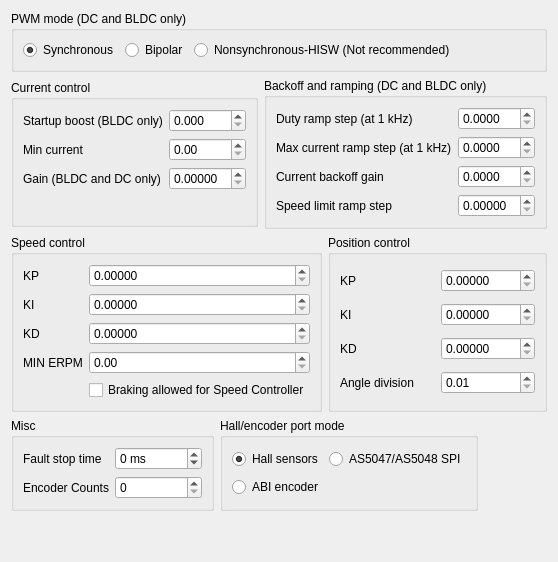
            <widget class="QWidget" name="tab_14">
             <attribute name="title">
              <string>Advanced</string>
             </attribute>
             <layout class="QVBoxLayout" name="verticalLayout_27">
              <item>
               <widget class="QGroupBox" name="groupBox_13">
                <property name="title">
                 <string>PWM mode (DC and BLDC only)</string>
                </property>
                <layout class="QHBoxLayout" name="horizontalLayout_44">
                 <item>
                  <widget class="QRadioButton" name="mcconfPwmModeSyncButton">
                   <property name="text">
                    <string>Synchronous</string>
                   </property>
                   <property name="checked">
                    <bool>true</bool>
                   </property>
                  </widget>
                 </item>
                 <item>
                  <widget class="QRadioButton" name="mcconfPwmModeBipolarButton">
                   <property name="text">
                    <string>Bipolar</string>
                   </property>
                  </widget>
                 </item>
                 <item>
                  <widget class="QRadioButton" name="mcconfPwmModeNonsyncHiswButton">
                   <property name="text">
                    <string>Nonsynchronous-HISW (Not recommended)</string>
                   </property>
                  </widget>
                 </item>
                 <item>
                  <spacer name="horizontalSpacer_21">
                   <property name="orientation">
                    <enum>Qt::Horizontal</enum>
                   </property>
                   <property name="sizeHint" stdset="0">
                    <size>
                     <width>40</width>
                     <height>20</height>
                    </size>
                   </property>
                  </spacer>
                 </item>
                </layout>
               </widget>
              </item>
              <item>
               <layout class="QHBoxLayout" name="horizontalLayout_23">
                <item>
                 <widget class="QGroupBox" name="groupBox_14">
                  <property name="sizePolicy">
                   <sizepolicy hsizetype="Preferred" vsizetype="Fixed">
                    <horstretch>0</horstretch>
                    <verstretch>0</verstretch>
                   </sizepolicy>
                  </property>
                  <property name="title">
                   <string>Current control</string>
                  </property>
                  <layout class="QGridLayout" name="gridLayout_14">
                   <item row="0" column="0">
                    <widget class="QLabel" name="label_34">
                     <property name="toolTip">
                      <string>&lt;html&gt;&lt;head/&gt;&lt;body&gt;&lt;p&gt;&lt;span style=&quot; font-weight:600;&quot;&gt;Startup boost (BLDC only)&lt;/span&gt; = gives you an extra push at very low speeds. If you are very heavy or you use small motors and the VESC has trouble at low speeds this might help. But raise it slowly by incremens of 0.01&lt;/p&gt;&lt;/body&gt;&lt;/html&gt;</string>
                     </property>
                     <property name="text">
                      <string>Startup boost (BLDC only)</string>
                     </property>
                    </widget>
                   </item>
                   <item row="0" column="1">
                    <widget class="QDoubleSpinBox" name="mcconfCcBoostBox">
                     <property name="decimals">
                      <number>3</number>
                     </property>
                     <property name="maximum">
                      <double>1.000000000000000</double>
                     </property>
                     <property name="singleStep">
                      <double>0.010000000000000</double>
                     </property>
                    </widget>
                   </item>
                   <item row="1" column="0">
                    <widget class="QLabel" name="label_35">
                     <property name="toolTip">
                      <string>&lt;html&gt;&lt;head/&gt;&lt;body&gt;&lt;p&gt;&lt;span style=&quot; font-weight:600;&quot;&gt;Min current&lt;/span&gt; = the minimum current the VESC will use, if the value is lower than this then the VESC will change to idle.&lt;/p&gt;&lt;/body&gt;&lt;/html&gt;</string>
                     </property>
                     <property name="text">
                      <string>Min current</string>
                     </property>
                    </widget>
                   </item>
                   <item row="1" column="1">
                    <widget class="QDoubleSpinBox" name="mcconfCcMinBox"/>
                   </item>
                   <item row="2" column="0">
                    <widget class="QLabel" name="label_36">
                     <property name="toolTip">
                      <string>&lt;html&gt;&lt;head/&gt;&lt;body&gt;&lt;p&gt;&lt;span style=&quot; font-weight:600;&quot;&gt;Gain (BLDC and DC only)&lt;/span&gt; = That is the maximum allowed gain of current with each calculation step. It increases or decreases the reaction time of the VESC to throttle changes. Higher value = faster power output change, lower value = slower power output change.&lt;br/&gt;&lt;br/&gt;Only change this if you know what you are doing. This is very sensitive.&lt;/p&gt;&lt;/body&gt;&lt;/html&gt;</string>
                     </property>
                     <property name="text">
                      <string>Gain (BLDC and DC only)</string>
                     </property>
                    </widget>
                   </item>
                   <item row="2" column="1">
                    <widget class="QDoubleSpinBox" name="mcconfCcGainBox">
                     <property name="decimals">
                      <number>5</number>
                     </property>
                     <property name="maximum">
                      <double>50.000000000000000</double>
                     </property>
                     <property name="singleStep">
                      <double>0.000100000000000</double>
                     </property>
                    </widget>
                   </item>
                   <item row="3" column="1">
                    <spacer name="verticalSpacer_16">
                     <property name="orientation">
                      <enum>Qt::Vertical</enum>
                     </property>
                     <property name="sizeType">
                      <enum>QSizePolicy::Preferred</enum>
                     </property>
                     <property name="sizeHint" stdset="0">
                      <size>
                       <width>20</width>
                       <height>25</height>
                      </size>
                     </property>
                    </spacer>
                   </item>
                  </layout>
                 </widget>
                </item>
                <item>
                 <widget class="QGroupBox" name="groupBox_37">
                  <property name="title">
                   <string>Backoff and ramping (DC and BLDC only)</string>
                  </property>
                  <property name="flat">
                   <bool>false</bool>
                  </property>
                  <property name="checkable">
                   <bool>false</bool>
                  </property>
                  <layout class="QGridLayout" name="gridLayout_37">
                   <item row="0" column="0">
                    <widget class="QLabel" name="label_3">
                     <property name="toolTip">
                      <string>&lt;html&gt;&lt;head/&gt;&lt;body&gt;&lt;p&gt;&lt;span style=&quot; font-weight:600;&quot;&gt;Duty ramp step (at 1kHz)&lt;/span&gt; = That is the maximum allowed gain of duty cycle with each calculation step (1000 steps per seconds). It increases or decreases the reaction time of the VESC to throttle changes. Higher value = faster power output change, lower value = slower power output change.&lt;br/&gt;&lt;br/&gt;Only change this if you know what you are doing. This is very sensitive.&lt;/p&gt;&lt;/body&gt;&lt;/html&gt;</string>
                     </property>
                     <property name="text">
                      <string>Duty ramp step (at 1 kHz)</string>
                     </property>
                    </widget>
                   </item>
                   <item row="0" column="1">
                    <widget class="QDoubleSpinBox" name="mcconfMDutyRampStepBox">
                     <property name="decimals">
                      <number>4</number>
                     </property>
                     <property name="singleStep">
                      <double>0.010000000000000</double>
                     </property>
                    </widget>
                   </item>
                   <item row="1" column="0">
                    <widget class="QLabel" name="label_69">
                     <property name="toolTip">
                      <string>&lt;html&gt;&lt;head/&gt;&lt;body&gt;&lt;p&gt;&lt;span style=&quot; font-weight:600;&quot;&gt;Max current ramp step (at 1 kHz) = &lt;/span&gt;limits the max ramp step that got caculated. No ramp step higher than this value is allowed for each step.&lt;/p&gt;&lt;/body&gt;&lt;/html&gt;</string>
                     </property>
                     <property name="text">
                      <string>Max current ramp step (at 1 kHz)</string>
                     </property>
                    </widget>
                   </item>
                   <item row="1" column="1">
                    <widget class="QDoubleSpinBox" name="mcconfCcMaxRampStepBox">
                     <property name="decimals">
                      <number>4</number>
                     </property>
                     <property name="maximum">
                      <double>50.000000000000000</double>
                     </property>
                     <property name="singleStep">
                      <double>0.010000000000000</double>
                     </property>
                    </widget>
                   </item>
                   <item row="2" column="0">
                    <widget class="QLabel" name="label_85">
                     <property name="toolTip">
                      <string>&lt;html&gt;&lt;head/&gt;&lt;body&gt;&lt;p&gt;&lt;span style=&quot; font-weight:600;&quot;&gt;Current backoff gain &lt;/span&gt;= when the VESC reaches limits this is the maximum allowed reduction gain per step that is allowed. Works like Gain but the other way to reduce the power when a limit is reached.&lt;/p&gt;&lt;/body&gt;&lt;/html&gt;</string>
                     </property>
                     <property name="text">
                      <string>Current backoff gain</string>
                     </property>
                    </widget>
                   </item>
                   <item row="2" column="1">
                    <widget class="QDoubleSpinBox" name="mcconfMCurrentBackoffGainBox">
                     <property name="decimals">
                      <number>4</number>
                     </property>
                     <property name="singleStep">
                      <double>0.010000000000000</double>
                     </property>
                    </widget>
                   </item>
                   <item row="3" column="0">
                    <widget class="QLabel" name="label_33">
                     <property name="toolTip">
                      <string>&lt;html&gt;&lt;head/&gt;&lt;body&gt;&lt;p&gt;&lt;span style=&quot; font-weight:600;&quot;&gt;Speed limit ramp step &lt;/span&gt;= maximum allowed reduction ramp step when the maximum allowed ERPM speed is reached.&lt;/p&gt;&lt;/body&gt;&lt;/html&gt;</string>
                     </property>
                     <property name="text">
                      <string>Speed limit ramp step</string>
                     </property>
                    </widget>
                   </item>
                   <item row="3" column="1">
                    <widget class="QDoubleSpinBox" name="mcconfMDutyRampStepSpeedLimBox">
                     <property name="decimals">
                      <number>5</number>
                     </property>
                     <property name="singleStep">
                      <double>0.000100000000000</double>
                     </property>
                    </widget>
                   </item>
                  </layout>
                 </widget>
                </item>
               </layout>
              </item>
              <item>
               <layout class="QHBoxLayout" name="horizontalLayout_39">
                <item>
                 <widget class="QGroupBox" name="groupBox_15">
                  <property name="sizePolicy">
                   <sizepolicy hsizetype="Preferred" vsizetype="Fixed">
                    <horstretch>0</horstretch>
                    <verstretch>0</verstretch>
                   </sizepolicy>
                  </property>
                  <property name="title">
                   <string>Speed control</string>
                  </property>
                  <layout class="QGridLayout" name="gridLayout_15">
                   <item row="0" column="0">
                    <widget class="QLabel" name="label_37">
                     <property name="toolTip">
                      <string>&lt;html&gt;&lt;head/&gt;&lt;body&gt;&lt;p&gt;Used to calculate the power output during speed control. Of you want to know more google &amp;quot;PID controller&amp;quot;&lt;/p&gt;&lt;/body&gt;&lt;/html&gt;</string>
                     </property>
                     <property name="text">
                      <string>KP</string>
                     </property>
                    </widget>
                   </item>
                   <item row="0" column="1">
                    <widget class="QDoubleSpinBox" name="mcconfSpidKpBox">
                     <property name="decimals">
                      <number>5</number>
                     </property>
                     <property name="singleStep">
                      <double>0.000100000000000</double>
                     </property>
                    </widget>
                   </item>
                   <item row="1" column="0">
                    <widget class="QLabel" name="label_38">
                     <property name="toolTip">
                      <string>&lt;html&gt;&lt;head/&gt;&lt;body&gt;&lt;p&gt;Used to calculate the power output during speed control. Of you want to know more google &amp;quot;PID controller&amp;quot;&lt;/p&gt;&lt;/body&gt;&lt;/html&gt;</string>
                     </property>
                     <property name="text">
                      <string>KI</string>
                     </property>
                    </widget>
                   </item>
                   <item row="1" column="1">
                    <widget class="QDoubleSpinBox" name="mcconfSpidKiBox">
                     <property name="decimals">
                      <number>5</number>
                     </property>
                     <property name="singleStep">
                      <double>0.000100000000000</double>
                     </property>
                    </widget>
                   </item>
                   <item row="2" column="0">
                    <widget class="QLabel" name="label_39">
                     <property name="toolTip">
                      <string>&lt;html&gt;&lt;head/&gt;&lt;body&gt;&lt;p&gt;Used to calculate the power output during speed control. Of you want to know more google &amp;quot;PID controller&amp;quot;&lt;/p&gt;&lt;/body&gt;&lt;/html&gt;</string>
                     </property>
                     <property name="text">
                      <string>KD</string>
                     </property>
                    </widget>
                   </item>
                   <item row="2" column="1">
                    <widget class="QDoubleSpinBox" name="mcconfSpidKdBox">
                     <property name="decimals">
                      <number>5</number>
                     </property>
                     <property name="singleStep">
                      <double>0.000100000000000</double>
                     </property>
                    </widget>
                   </item>
                   <item row="3" column="0">
                    <widget class="QLabel" name="label_40">
                     <property name="toolTip">
                      <string>&lt;html&gt;&lt;head/&gt;&lt;body&gt;&lt;p&gt;&lt;span style=&quot; font-weight:600;&quot;&gt;MIN ERPM&lt;/span&gt; = Speed control (cruise control) only works above this ERPM speed.&lt;/p&gt;&lt;/body&gt;&lt;/html&gt;</string>
                     </property>
                     <property name="text">
                      <string>MIN ERPM</string>
                     </property>
                    </widget>
                   </item>
                   <item row="3" column="1">
                    <widget class="QDoubleSpinBox" name="mcconfSpidMinRpmBox">
                     <property name="maximum">
                      <double>200000.000000000000000</double>
                     </property>
                     <property name="singleStep">
                      <double>100.000000000000000</double>
                     </property>
                    </widget>
                   </item>
                   <item row="4" column="1">
                    <widget class="QCheckBox" name="mcconfSpidBreakingEnabled">
                     <property name="toolTip">
                      <string>&lt;html&gt;&lt;head/&gt;&lt;body&gt;&lt;p&gt;&lt;span style=&quot; font-weight:600;&quot;&gt;Braking allowed&lt;/span&gt; = When enabled then the VESC will brake when the speed in cruise control is higher than allowed. When disabled the VESC simply stops the power output.&lt;br/&gt;If you like to use the cruise control to keep the same speed when you go downhill then you should enable braking.&lt;/p&gt;&lt;p&gt;If you like to carve and don't want that the VESC constantly brakes and accelerates while you carve you should disable it.&lt;/p&gt;&lt;p&gt;&lt;br/&gt;&lt;/p&gt;&lt;p&gt;Disabled is recommended.&lt;/p&gt;&lt;/body&gt;&lt;/html&gt;</string>
                     </property>
                     <property name="text">
                      <string>Braking allowed for Speed Controller</string>
                     </property>
                    </widget>
                   </item>
                  </layout>
                 </widget>
                </item>
                <item>
                 <widget class="QGroupBox" name="groupBox_30">
                  <property name="sizePolicy">
                   <sizepolicy hsizetype="Preferred" vsizetype="Preferred">
                    <horstretch>0</horstretch>
                    <verstretch>0</verstretch>
                   </sizepolicy>
                  </property>
                  <property name="title">
                   <string>Position control</string>
                  </property>
                  <layout class="QGridLayout" name="gridLayout_26">
                   <item row="0" column="0">
                    <widget class="QLabel" name="label_68">
                     <property name="toolTip">
                      <string>&lt;html&gt;&lt;head/&gt;&lt;body&gt;&lt;p&gt;Used to calculate the power output during position control. Of you want to know more google &amp;quot;PID controller&amp;quot;&lt;/p&gt;&lt;/body&gt;&lt;/html&gt;</string>
                     </property>
                     <property name="text">
                      <string>KP</string>
                     </property>
                    </widget>
                   </item>
                   <item row="1" column="1">
                    <widget class="QDoubleSpinBox" name="mcconfPpidKiBox">
                     <property name="decimals">
                      <number>5</number>
                     </property>
                     <property name="singleStep">
                      <double>0.000100000000000</double>
                     </property>
                    </widget>
                   </item>
                   <item row="1" column="0">
                    <widget class="QLabel" name="label_70">
                     <property name="toolTip">
                      <string>&lt;html&gt;&lt;head/&gt;&lt;body&gt;&lt;p&gt;Used to calculate the power output during speed control. Of you want to know more google &amp;quot;PID controller&amp;quot;&lt;/p&gt;&lt;/body&gt;&lt;/html&gt;</string>
                     </property>
                     <property name="text">
                      <string>KI</string>
                     </property>
                    </widget>
                   </item>
                   <item row="2" column="1">
                    <widget class="QDoubleSpinBox" name="mcconfPpidKdBox">
                     <property name="decimals">
                      <number>5</number>
                     </property>
                     <property name="singleStep">
                      <double>0.000100000000000</double>
                     </property>
                    </widget>
                   </item>
                   <item row="2" column="0">
                    <widget class="QLabel" name="label_71">
                     <property name="toolTip">
                      <string>&lt;html&gt;&lt;head/&gt;&lt;body&gt;&lt;p&gt;Used to calculate the power output during speed control. Of you want to know more google &amp;quot;PID controller&amp;quot;&lt;/p&gt;&lt;/body&gt;&lt;/html&gt;</string>
                     </property>
                     <property name="text">
                      <string>KD</string>
                     </property>
                    </widget>
                   </item>
                   <item row="0" column="1">
                    <widget class="QDoubleSpinBox" name="mcconfPpidKpBox">
                     <property name="decimals">
                      <number>5</number>
                     </property>
                     <property name="singleStep">
                      <double>0.000100000000000</double>
                     </property>
                    </widget>
                   </item>
                   <item row="3" column="0">
                    <widget class="QLabel" name="label_11">
                     <property name="text">
                      <string>Angle division</string>
                     </property>
                    </widget>
                   </item>
                   <item row="3" column="1">
                    <widget class="QDoubleSpinBox" name="mcconfPpidAngDivBox">
                     <property name="minimum">
                      <double>0.010000000000000</double>
                     </property>
                     <property name="maximum">
                      <double>10000.000000000000000</double>
                     </property>
                    </widget>
                   </item>
                  </layout>
                 </widget>
                </item>
               </layout>
              </item>
              <item>
               <layout class="QHBoxLayout" name="horizontalLayout_53">
                <item>
                 <widget class="QGroupBox" name="groupBox_17">
                  <property name="title">
                   <string>Misc</string>
                  </property>
                  <layout class="QGridLayout" name="gridLayout_38">
                   <item row="0" column="1">
                    <widget class="QLabel" name="label_4">
                     <property name="text">
                      <string>Fault stop time</string>
                     </property>
                    </widget>
                   </item>
                   <item row="1" column="2">
                    <widget class="QSpinBox" name="mcconfMEncoderCountBox">
                     <property name="maximum">
                      <number>1000000</number>
                     </property>
                     <property name="singleStep">
                      <number>100</number>
                     </property>
                    </widget>
                   </item>
                   <item row="0" column="2">
                    <widget class="QSpinBox" name="mcconfMFaultStopTimeBox">
                     <property name="suffix">
                      <string> ms</string>
                     </property>
                     <property name="minimum">
                      <number>-1</number>
                     </property>
                     <property name="maximum">
                      <number>40000000</number>
                     </property>
                     <property name="singleStep">
                      <number>500</number>
                     </property>
                    </widget>
                   </item>
                   <item row="1" column="1">
                    <widget class="QLabel" name="label_91">
                     <property name="text">
                      <string>Encoder Counts</string>
                     </property>
                    </widget>
                   </item>
                  </layout>
                 </widget>
                </item>
                <item>
                 <widget class="QGroupBox" name="groupBox_3">
                  <property name="title">
                   <string>Hall/encoder port mode</string>
                  </property>
                  <layout class="QGridLayout" name="gridLayout_43">
                   <item row="0" column="0">
                    <widget class="QRadioButton" name="mcconfMSensorHallButton">
                     <property name="text">
                      <string>Hall sensors</string>
                     </property>
                     <property name="checked">
                      <bool>true</bool>
                     </property>
                    </widget>
                   </item>
                   <item row="0" column="1">
                    <widget class="QRadioButton" name="mcconfMSensorAsSpiButton">
                     <property name="text">
                      <string>AS5047/AS5048 SPI</string>
                     </property>
                    </widget>
                   </item>
                   <item row="1" column="0">
                    <widget class="QRadioButton" name="mcconfMSensorAbiButton">
                     <property name="text">
                      <string>ABI encoder</string>
                     </property>
                    </widget>
                   </item>
                  </layout>
                 </widget>
                </item>
                <item>
                 <spacer name="horizontalSpacer_22">
                  <property name="orientation">
                   <enum>Qt::Horizontal</enum>
                  </property>
                  <property name="sizeHint" stdset="0">
                   <size>
                    <width>40</width>
                    <height>20</height>
                   </size>
                  </property>
                 </spacer>
                </item>
               </layout>
              </item>
              <item>
               <spacer name="verticalSpacer_8">
                <property name="orientation">
                 <enum>Qt::Vertical</enum>
                </property>
                <property name="sizeHint" stdset="0">
                 <size>
                  <width>20</width>
                  <height>40</height>
                 </size>
                </property>
               </spacer>
              </item>
             </layout>
            </widget>
